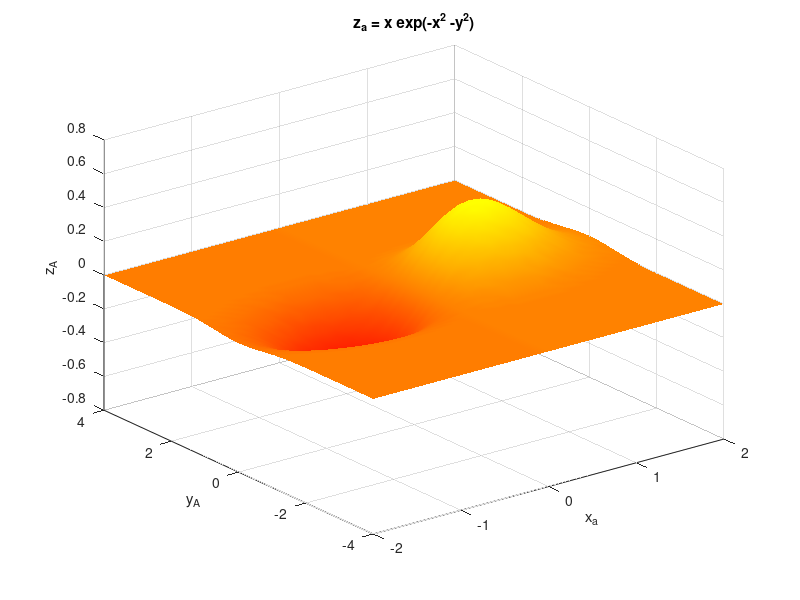

MATLAB code to generate this figure:
X = -2:0.1:2;
Y = -4:0.1:4;
[x,y] = meshgrid(X,Y);
z = x.*exp(-x.^2 -y.^2);
figure
surf(x,y,z)

title('z_a = x exp(-x^2 -y^2)')

xlabel('x_a')

ylabel('y_A')

zlabel('z_A')

grid on

colormap autumn

shading interp